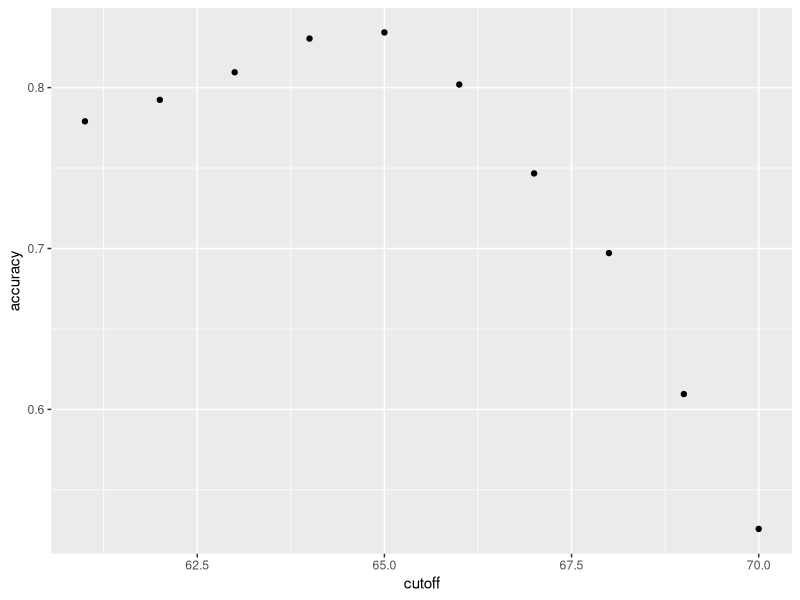
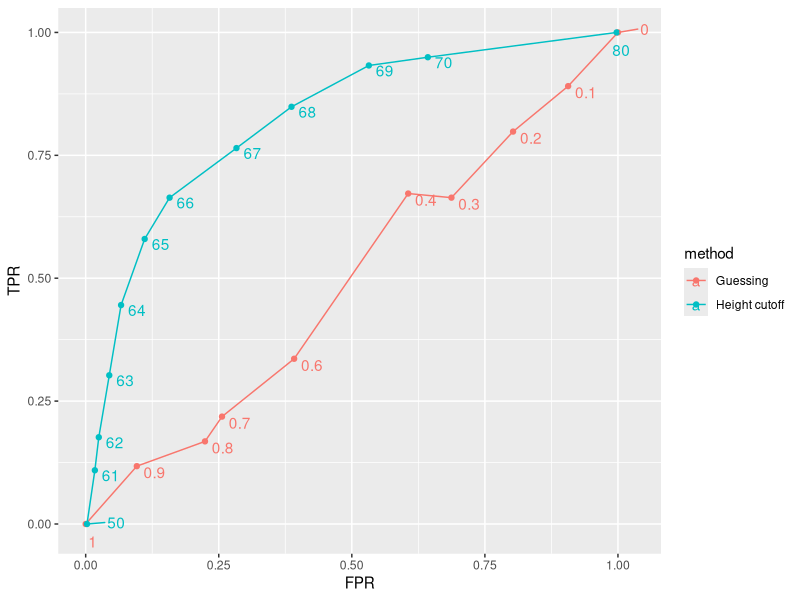
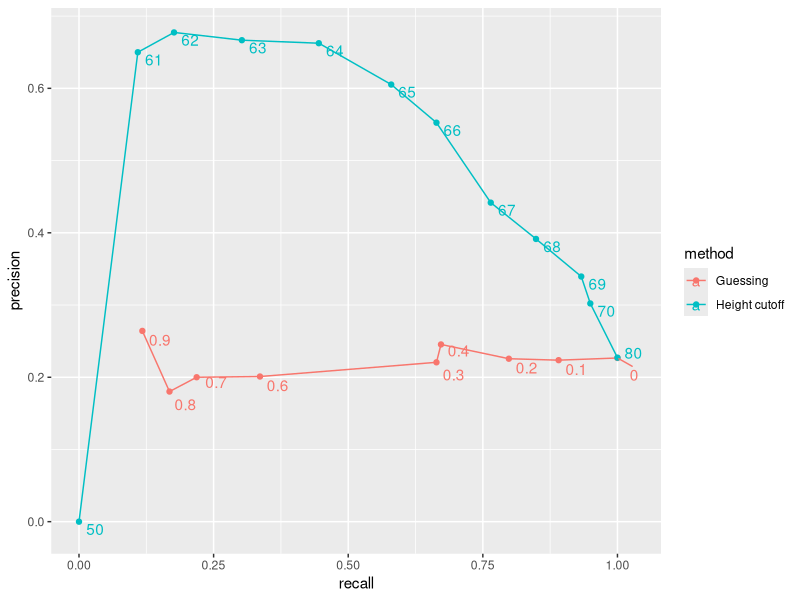
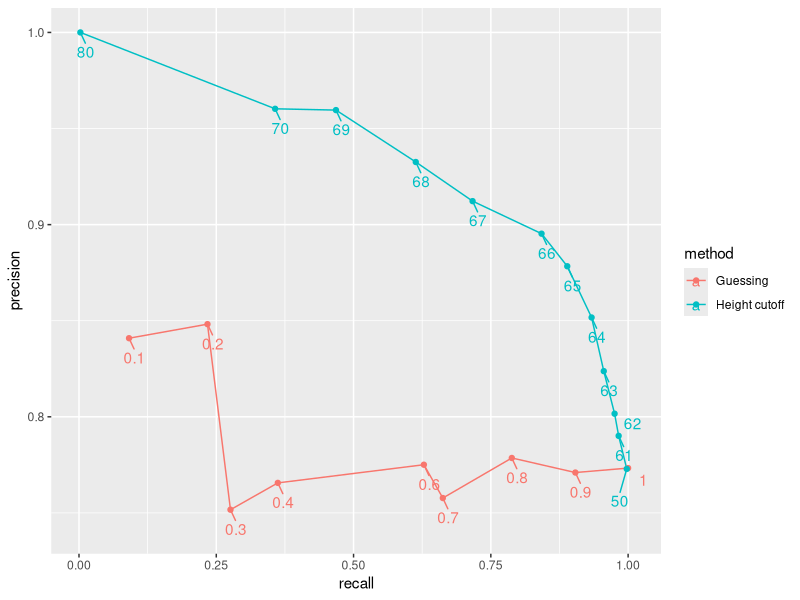

Here is the R script that generated these plots, in order:
library(tidyverse)
library(caret)
library(ggrepel)

library(dslabs)
data(heights)

y <- heights$sex
x <- heights$height

set.seed(2007, sample.kind = "Rounding")
test_index <- createDataPartition(y, times = 1, p = .5, list = F)
test_set <- heights[test_index,]
train_set <- heights[-test_index,]

# simplest algorithm: guess the outcome
y_hat <- sample(c("Male", "Female"), length(test_index), replace = T) %>% 
  factor(levels = levels(test_set$sex))
mean(y_hat == test_set$sex)  # overall accuracy

# EDA suggest that males are typically taller
heights %>% group_by(sex) %>% summarise(mean(height), sd(height))

# try another simple approach
y_hat <- ifelse(x > 62, "Male", "Female") %>% 
  factor(levels = levels(test_set$sex))
mean(y_hat == test_set$sex)  # overall accuracy

cutoff <- seq(61, 70)
accuracy <- map_dbl(cutoff, function(x){
  y_hat <- ifelse(train_set$height > x, "Male", "Female") %>% 
    factor(levels = levels(test_set$sex))
  mean(y_hat == train_set$sex)
})
qplot(cutoff, accuracy)
max(accuracy)
best_cutoff <- cutoff[which.max(accuracy)]

y_hat <- ifelse(test_set$height > best_cutoff, "Male", "Female") %>% 
  factor(levels = levels(test_set$sex))
y_hat <- factor(y_hat)
mean(y_hat == test_set$sex)

cutoff <- c(50, seq(61, 70), 80)
F_1 <- map_dbl(cutoff, function(x){
  y_hat <- ifelse(train_set$height > x, "Male", "Female") %>% 
    factor(levels = levels(test_set$sex))
  F_meas(data = y_hat, reference = factor(train_set$sex))
})

# plot ROC curve of guessing and cutoff method
probs <- seq(0, 1, length.out = 10) %>% round(1)
n <- length(test_index)
guessing <- map_df(probs, function(p){
  y_hat <- sample(c("Male", "Female"), n, replace = T, prob = c(p, 1-p)) %>% 
    factor(levels = c("Female", "Male"))
  list(method = "Guessing",
       value = p,
       FPR = 1 - specificity(data = y_hat, reference = test_set$sex),
       TPR = sensitivity(y_hat, test_set$sex),
       precision = precision(y_hat, test_set$sex))
})

cutoff_o <- map_df(cutoff, function(c){
  y_hat <- ifelse(test_set$height > c, "Male", "Female") %>% 
    factor(levels = c("Female", "Male"))
  list(method = "Height cutoff",
       value = c,
       FPR = 1 - specificity(y_hat, test_set$sex),
       TPR = sensitivity(y_hat, test_set$sex),
       precision = precision(y_hat, test_set$sex))
})

guessing %>% union(cutoff_o) %>% 
  ggplot(aes(FPR, TPR, col = method))+
  geom_line()+
  geom_point()+
  geom_text_repel(aes(label = value), nudge_x = 0.03, nudge_y = -0.01)

# plot precision-recall
guessing %>% union(cutoff_o) %>% 
  ggplot(aes(TPR, precision, col = method))+
  geom_line()+
  geom_point()+
  geom_text_repel(aes(label = value), nudge_x = 0.03, nudge_y = -0.01)+
  xlab("recall")

# plot precision-recall in case Y=1 is "Male"
guessing <- map_df(probs, function(p){
  y_hat <- sample(c("Male", "Female"), n, replace = T, prob = c(p, 1-p)) %>% 
    factor(levels = c("Male", "Female"))
  list(method = "Guessing",
       value = p,
       FPR = 1 - specificity(y_hat, relevel(test_set$sex, "Male", "Female")),
       TPR = sensitivity(y_hat, relevel(test_set$sex, "Male", "Female")),
       precision = precision(y_hat, relevel(test_set$sex, "Male", "Female")))
})

cutoff_o <- map_df(cutoff, function(c){
  y_hat <- ifelse(test_set$height > c, "Male", "Female") %>% 
    factor(levels = c("Male", "Female"))
  list(method = "Height cutoff",
       value = c,
       FPR = 1 - specificity(y_hat, relevel(test_set$sex, "Male", "Female")),
       TPR = sensitivity(y_hat, relevel(test_set$sex, "Male", "Female")),
       precision = precision(y_hat, relevel(test_set$sex, "Male", "Female")))
})

bind_rows(guessing, cutoff_o) %>%
  ggplot(aes(TPR, precision, col = method, label = value))+
  geom_line()+
  geom_point()+
  geom_text_repel(nudge_x = .01, nudge_y = -.01)+
  xlab('recall')
